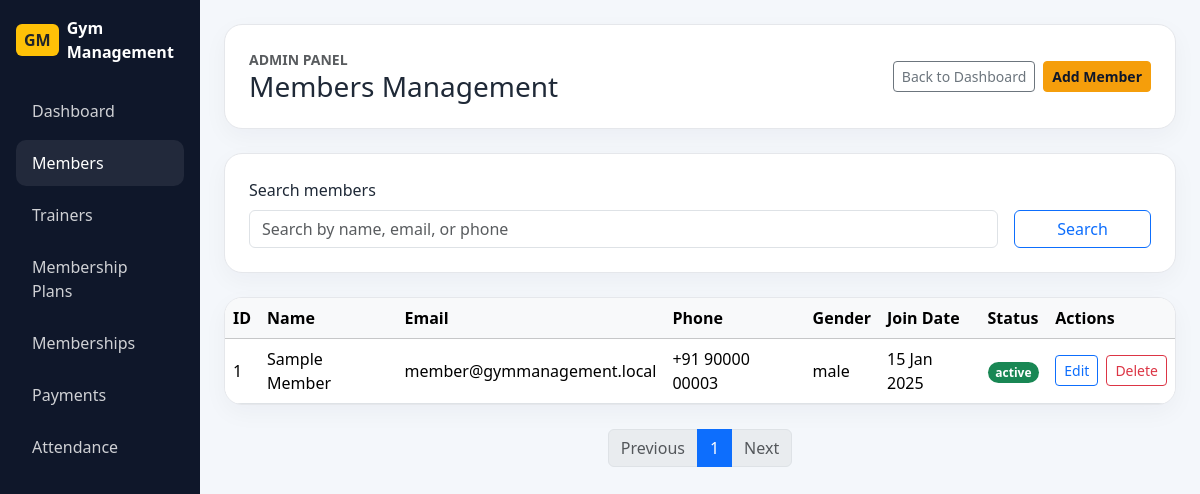
The app's page /admin/members/index.php (signed in) with its own data.
### tables this page shows
CREATE TABLE members (
    id INT UNSIGNED NOT NULL AUTO_INCREMENT,
    user_id INT UNSIGNED NOT NULL,
    gender ENUM('male', 'female', 'other') DEFAULT NULL,
    date_of_birth DATE DEFAULT NULL,
    address TEXT DEFAULT NULL,
    emergency_contact_name VARCHAR(150) DEFAULT NULL,
    emergency_contact_phone VARCHAR(20) DEFAULT NULL,
    profile_photo VARCHAR(255) DEFAULT NULL,
    join_date DATE NOT NULL,
    status ENUM('active', 'inactive', 'paused') NOT NULL DEFAULT 'active',
    created_at TIMESTAMP DEFAULT CURRENT_TIMESTAMP,
    updated_at TIMESTAMP DEFAULT CURRENT_TIMESTAMP ON UPDATE CURRENT_TIMESTAMP,
    PRIMARY KEY (id),
    UNIQUE KEY uq_members_user_id (user_id),
    KEY idx_members_status (status),
    KEY idx_members_join_date (join_date),
    CONSTRAINT fk_members_user
        FOREIGN KEY (user_id) REFERENCES users(id)
        ON DELETE CASCADE
        ON UPDATE CASCADE
);

CREATE TABLE users (
    id INT UNSIGNED NOT NULL AUTO_INCREMENT,
    full_name VARCHAR(150) NOT NULL,
    email VARCHAR(150) NOT NULL,
    phone VARCHAR(20) DEFAULT NULL,
    password_hash VARCHAR(255) NOT NULL,
    role ENUM('admin', 'trainer', 'member') NOT NULL,
    status ENUM('active', 'inactive', 'pending') NOT NULL DEFAULT 'pending',
    created_at TIMESTAMP DEFAULT CURRENT_TIMESTAMP,
    updated_at TIMESTAMP DEFAULT CURRENT_TIMESTAMP ON UPDATE CURRENT_TIMESTAMP,
    PRIMARY KEY (id),
    UNIQUE KEY uq_users_email (email),
    KEY idx_users_role (role),
    KEY idx_users_status (status)
);

### includes/functions.php (called while the page is built, shortened)
<?php
function sanitizeString(string $value): string
{
    return trim(strip_tags($value));
}

### admin/members/index.php (the view, shortened to what this page needs)
<?php
require_once __DIR__ . '/../../includes/functions.php';
$pdo = getDatabaseConnection();
$search = isset($_GET['q']) ? trim((string) $_GET['q']) : '';
$search = sanitizeString($search);
$page = max(1, (int) ($_GET['page'] ?? 1));
$perPage = 10;
$whereSql = '';
$countSql = 'SELECT COUNT(*) AS total FROM members m LEFT JOIN users u ON u.id = m.user_id' . $whereSql;
$countStmt = $pdo->prepare($countSql);
$countStmt->execute();
$totalMembers = (int) $countStmt->fetchColumn();
$totalPages = max(1, (int) ceil($totalMembers / $perPage));
$offset = ($page - 1) * $perPage;
$listSql = 'SELECT m.id AS member_id, u.full_name, u.email, u.phone, m.gender, m.join_date, m.status, u.id AS user_id
    FROM members m
    LEFT JOIN users u ON u.id = m.user_id' . $whereSql . ' ORDER BY m.join_date DESC, m.id DESC LIMIT :limit OFFSET :offset';
$listStmt = $pdo->prepare($listSql);
$listStmt->bindValue(':limit', $perPage, PDO::PARAM_INT);
$listStmt->bindValue(':offset', $offset, PDO::PARAM_INT);
$listStmt->execute();
$members = $listStmt->fetchAll();
?>
<!DOCTYPE html>
<html lang="en">
<head>
    <link href="https://cdn.jsdelivr.net/npm/bootstrap@5.3.3/dist/css/bootstrap.min.css" rel="stylesheet">
    <link rel="stylesheet" href="<?php echo htmlspecialchars(BASE_URL, ENT_QUOTES, 'UTF-8'); ?>/assets/css/style.css">
</head>
<body>
    <div class="container-fluid p-0">
        <div class="row g-0">
            <aside class="col-lg-2 sidebar p-3">
                <div class="d-flex align-items-center mb-4">
                    <div class="me-2 px-2 py-1 rounded bg-warning text-dark fw-bold">GM</div>
                    <div>
                        <div class="fw-bold">Gym Management</div>
                    </div>
                </div>
                <nav class="nav flex-column">
                    <a class="nav-link" href="<?php echo htmlspecialchars(BASE_URL, ENT_QUOTES, 'UTF-8'); ?>/admin/dashboard.php">Dashboard</a>
                    <a class="nav-link active" href="<?php echo htmlspecialchars(BASE_URL, ENT_QUOTES, 'UTF-8'); ?>/admin/members/index.php">Members</a>
                    <a class="nav-link disabled" href="#">Trainers</a>
                    <a class="nav-link disabled" href="#">Membership Plans</a>
                    <a class="nav-link disabled" href="#">Memberships</a>
                    <a class="nav-link disabled" href="#">Payments</a>
                    <a class="nav-link disabled" href="#">Attendance</a>
                </nav>
            </aside>
            <main class="col-lg-10 px-4 py-4">
                <div class="dashboard-card p-4 mb-4">
                    <div class="d-flex flex-column flex-md-row justify-content-between align-items-md-center gap-3">
                        <div>
                            <div class="text-muted small text-uppercase fw-semibold">Admin Panel</div>
                            <h3 class="mb-0">Members Management</h3>
                        </div>
                        <div class="d-flex align-items-center gap-2">
                            <a href="<?php echo htmlspecialchars(BASE_URL, ENT_QUOTES, 'UTF-8'); ?>/admin/dashboard.php" class="btn btn-outline-secondary btn-sm">Back to Dashboard</a>
                            <a href="<?php echo htmlspecialchars(BASE_URL, ENT_QUOTES, 'UTF-8'); ?>/admin/members/create.php" class="btn btn-primary btn-sm">Add Member</a>
                        </div>
                    </div>
                </div>
                <div class="dashboard-card p-4 mb-4">
                    <form method="get" class="row g-3 align-items-end">
                        <div class="col-md-10">
                            <label for="memberSearch" class="form-label">Search members</label>
                            <input type="text" class="form-control" id="memberSearch" name="q" value="<?php echo htmlspecialchars($search, ENT_QUOTES, 'UTF-8'); ?>" placeholder="Search by name, email, or phone">
                        </div>
                        <div class="col-md-2 d-grid">
                            <button type="submit" class="btn btn-outline-primary">Search</button>
                        </div>
                    </form>
                </div>
                <div class="dashboard-card p-0 overflow-hidden">
                    <?php if (empty($members)): ?>
                        <div class="p-5 text-center text-muted">
                            <h5 class="mb-2">No members found</h5>
                            <p class="mb-3">Add your first member to start managing gym records.</p>
                            <a href="create.php" class="btn btn-primary">Add Member</a>
                        </div>
                    <?php else: ?>
                        <div class="table-responsive">
                            <table class="table table-hover align-middle mb-0">
                                <thead class="table-light">
                                    <tr>
                                        <th>ID</th>
                                        <th>Name</th>
                                        <th>Email</th>
                                        <th>Phone</th>
                                        <th>Gender</th>
                                        <th>Join Date</th>
                                        <th>Status</th>
                                        <th>Actions</th>
                                    </tr>
                                </thead>
                                <tbody>
                                    <?php foreach ($members as $member): ?>
                                        <tr>
                                            <td><?php echo htmlspecialchars((string) $member['member_id'], ENT_QUOTES, 'UTF-8'); ?></td>
                                            <td><?php echo htmlspecialchars((string) ($member['full_name'] ?? 'N/A'), ENT_QUOTES, 'UTF-8'); ?></td>
                                            <td><?php echo htmlspecialchars((string) ($member['email'] ?? 'N/A'), ENT_QUOTES, 'UTF-8'); ?></td>
                                            <td><?php echo htmlspecialchars((string) ($member['phone'] ?? 'N/A'), ENT_QUOTES, 'UTF-8'); ?></td>
                                            <td><?php echo htmlspecialchars((string) ($member['gender'] ?? 'N/A'), ENT_QUOTES, 'UTF-8'); ?></td>
                                            <td><?php echo htmlspecialchars((string) ($member['join_date'] ? date('d M Y', strtotime((string) $member['join_date'])) : 'N/A'), ENT_QUOTES, 'UTF-8'); ?></td>
                                            <td>
                                                <span class="badge bg-<?php echo ($member['status'] ?? 'inactive') === 'active' ? 'success' : 'secondary'; ?> rounded-pill">
                                                    <?php echo htmlspecialchars((string) ($member['status'] ?? 'N/A'), ENT_QUOTES, 'UTF-8'); ?>
                                                </span>
                                            </td>
                                            <td>
                                                <div class="d-flex gap-2">
                                                    <a href="edit.php?id=<?php echo (int) $member['member_id']; ?>" class="btn btn-sm btn-outline-primary">Edit</a>
                                                    <form method="post" onsubmit="return confirm('Delete this member? This action is safe only when no related records exist.');">
                                                        <button type="submit" class="btn btn-sm btn-outline-danger">Delete</button>
                                                    </form>
                                                </div>
                                            </td>
                                        </tr>
                                    <?php endforeach; ?>
                                </tbody>
                            </table>
                        </div>
                    <?php endif; ?>
                </div>
                <?php if ($totalMembers > 0): ?>
                    <nav aria-label="Member pagination" class="mt-4">
                        <ul class="pagination justify-content-center mb-0">
                            <li class="page-item <?php echo $page <= 1 ? 'disabled' : ''; ?>">
                                <a class="page-link" href="?page=<?php echo max(1, $page - 1); ?><?php echo $search !== '' ? '&q=' . urlencode($search) : ''; ?>">Previous</a>
                            </li>
                            <?php for ($i = 1; $i <= $totalPages; $i++): ?>
                                <li class="page-item <?php echo $i === $page ? 'active' : ''; ?>">
                                    <a class="page-link" href="?page=<?php echo $i; ?><?php echo $search !== '' ? '&q=' . urlencode($search) : ''; ?>"><?php echo $i; ?></a>
                                </li>
                            <?php endfor; ?>
                            <li class="page-item <?php echo $page >= $totalPages ? 'disabled' : ''; ?>">
                                <a class="page-link" href="?page=<?php echo min($totalPages, $page + 1); ?><?php echo $search !== '' ? '&q=' . urlencode($search) : ''; ?>">Next</a>
                            </li>
                        </ul>
                    </nav>
                <?php endif; ?>
            </main>
        </div>
    </div>
</body>
</html>

### assets/css/style.css (style rules this page uses)
:root { --primary: #0f172a; --secondary: #f59e0b; --accent: #22c55e; --light-bg: #f8fafc; --text: #1f2937; --muted: #6b7280; --white: #ffffff; --border: #e5e7eb; }
body { font-family: 'Segoe UI', Tahoma, Geneva, Verdana, sans-serif; background-color: var(--light-bg); color: var(--text); }
.btn-primary { background-color: var(--secondary); border-color: var(--secondary); color: var(--primary); font-weight: 600; }

### admin/members/index.php (style rules this page uses)
body { background: #f4f7fb; min-height: 100vh; }
.sidebar { background: #0f172a; min-height: 100vh; color: #fff; }
.sidebar .nav-link { color: rgba(255,255,255,0.8); border-radius: 10px; padding: 0.7rem 1rem; margin-bottom: 0.35rem; }
.sidebar .nav-link.active, .sidebar .nav-link:hover { background: rgba(255,255,255,0.08); color: #fff; }
.dashboard-card { border: 1px solid #e5e7eb; border-radius: 18px; background: #fff; box-shadow: 0 8px 24px rgba(15, 23, 42, 0.04); }

### records on screen
members: id "1", user.full_name "Sample Member", user.email "member@gymmanagement.local", user.phone "+91 90000 00003", gender "male", join_date "15 Jan 2025", status "active"
